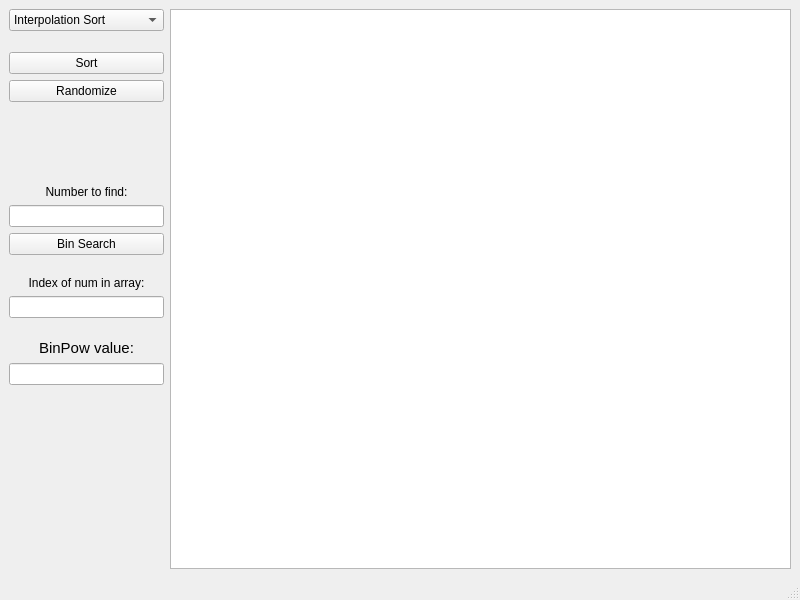
<?xml version="1.0" encoding="UTF-8"?>
<ui version="4.0">
 <class>MainWindow</class>
 <widget class="QMainWindow" name="MainWindow">
  <property name="geometry">
   <rect>
    <x>0</x>
    <y>0</y>
    <width>800</width>
    <height>600</height>
   </rect>
  </property>
  <property name="windowTitle">
   <string>MainWindow</string>
  </property>
  <widget class="QWidget" name="centralwidget">
   <layout class="QGridLayout" name="gridLayout">
    <item row="0" column="0">
     <layout class="QGridLayout" name="gridLayout_2" rowstretch="0,1,0,0,5,0,0,0,1,0,0,1,0,0,12" columnstretch="1,4">
      <item row="8" column="0">
       <spacer name="verticalSpacer_4">
        <property name="orientation">
         <enum>Qt::Vertical</enum>
        </property>
        <property name="sizeHint" stdset="0">
         <size>
          <width>20</width>
          <height>40</height>
         </size>
        </property>
       </spacer>
      </item>
      <item row="6" column="0">
       <widget class="QLineEdit" name="binsearch_lineEdit"/>
      </item>
      <item row="9" column="0">
       <widget class="QLabel" name="index_label">
        <property name="text">
         <string>Index of num in array:</string>
        </property>
        <property name="alignment">
         <set>Qt::AlignCenter</set>
        </property>
       </widget>
      </item>
      <item row="14" column="0">
       <spacer name="verticalSpacer">
        <property name="orientation">
         <enum>Qt::Vertical</enum>
        </property>
        <property name="sizeHint" stdset="0">
         <size>
          <width>20</width>
          <height>40</height>
         </size>
        </property>
       </spacer>
      </item>
      <item row="0" column="0">
       <widget class="QComboBox" name="sorts_comboBox">
        <item>
         <property name="text">
          <string>Interpolation Sort</string>
         </property>
        </item>
       </widget>
      </item>
      <item row="7" column="0">
       <widget class="QPushButton" name="binSearch">
        <property name="text">
         <string>Bin Search</string>
        </property>
       </widget>
      </item>
      <item row="11" column="0">
       <spacer name="verticalSpacer_5">
        <property name="orientation">
         <enum>Qt::Vertical</enum>
        </property>
        <property name="sizeHint" stdset="0">
         <size>
          <width>20</width>
          <height>40</height>
         </size>
        </property>
       </spacer>
      </item>
      <item row="4" column="0">
       <spacer name="verticalSpacer_3">
        <property name="orientation">
         <enum>Qt::Vertical</enum>
        </property>
        <property name="sizeHint" stdset="0">
         <size>
          <width>20</width>
          <height>40</height>
         </size>
        </property>
       </spacer>
      </item>
      <item row="3" column="0">
       <widget class="QPushButton" name="random_btn">
        <property name="text">
         <string>Randomize</string>
        </property>
       </widget>
      </item>
      <item row="2" column="0">
       <widget class="QPushButton" name="sort_btn">
        <property name="text">
         <string>Sort</string>
        </property>
       </widget>
      </item>
      <item row="12" column="0">
       <widget class="QLabel" name="label_2">
        <property name="font">
         <font>
          <pointsize>11</pointsize>
         </font>
        </property>
        <property name="text">
         <string>BinPow value:</string>
        </property>
        <property name="alignment">
         <set>Qt::AlignCenter</set>
        </property>
       </widget>
      </item>
      <item row="10" column="0">
       <widget class="QLineEdit" name="index_lineEdit"/>
      </item>
      <item row="0" column="1" rowspan="15">
       <widget class="QGraphicsView" name="graphicsView"/>
      </item>
      <item row="5" column="0">
       <widget class="QLabel" name="label">
        <property name="text">
         <string>Number to find:</string>
        </property>
        <property name="alignment">
         <set>Qt::AlignCenter</set>
        </property>
       </widget>
      </item>
      <item row="1" column="0">
       <spacer name="verticalSpacer_2">
        <property name="orientation">
         <enum>Qt::Vertical</enum>
        </property>
        <property name="sizeHint" stdset="0">
         <size>
          <width>20</width>
          <height>40</height>
         </size>
        </property>
       </spacer>
      </item>
      <item row="13" column="0">
       <widget class="QLineEdit" name="binPow_lineEdit">
        <property name="readOnly">
         <bool>true</bool>
        </property>
       </widget>
      </item>
     </layout>
    </item>
   </layout>
  </widget>
  <widget class="QMenuBar" name="menubar">
   <property name="geometry">
    <rect>
     <x>0</x>
     <y>0</y>
     <width>800</width>
     <height>22</height>
    </rect>
   </property>
  </widget>
  <widget class="QStatusBar" name="statusbar"/>
 </widget>
 <resources/>
 <connections/>
</ui>
